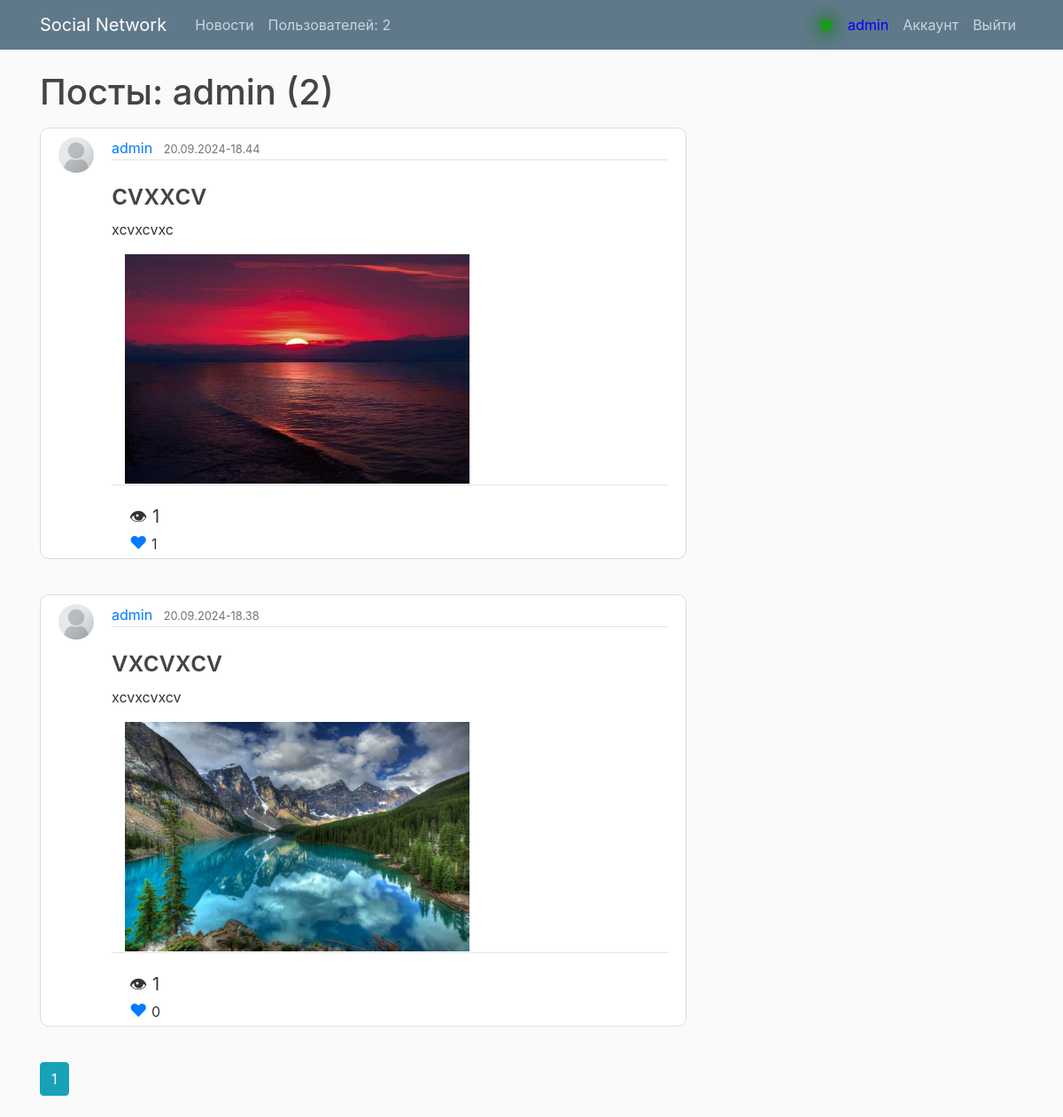
The app's page /user/admin (signed in) with its own data.
### flaskblog/models.py (models this page shows, shortened)
class User(db.Model, UserMixin):
    id = db.Column(db.Integer, primary_key=True)
    username = db.Column(db.String(20), unique=True, nullable=False)
    email = db.Column(db.String(120), unique=True, nullable=False)
    image_file = db.Column(db.String(20), nullable=False, default='default.jpg')
    password = db.Column(db.String(60), nullable=False)
    posts = db.relationship('Post', backref='author', lazy=True)
    last_seen = db.Column(db.DateTime)
    user_status = db.Column(db.String(40), nullable=True, default="Лучший пользователь проекта")
    liked = db.relationship(
        'PostLike',
        foreign_keys='PostLike.user_id',
        backref='user', lazy='dynamic')
    def has_liked_post(self, post):
        return PostLike.query.filter(
            PostLike.user_id == self.id,
            PostLike.post_id == post.id).count() > 0

class Post(db.Model):
    id = db.Column(db.Integer, primary_key=True)
    title = db.Column(db.String(100), nullable=False)
    content = db.Column(db.Text, nullable=False)
    post_image = db.Column(db.String(30), nullable=False, default='default.jpg')
    views = db.Column(db.Integer, default=0)
    likes = db.relationship('PostLike', backref='post', lazy='dynamic')
    user_id = db.Column(db.Integer, db.ForeignKey('user.id'), nullable=False)
    comments = db.relationship('Comment', backref='comment_post', lazy=True, cascade='all, delete-orphan')
    date_posted = db.Column(db.DateTime, nullable=False, default=datetime.now)

### flaskblog/routes.py (the view)
@app.route("/user/<string:username>")
def user_posts(username):
    page = request.args.get('page', 1, type=int)
    user_id = db.session.query(User).count()
    user = User.query.filter_by(username=username).first_or_404()
    posts = Post.query.filter_by(author=user)\
        .order_by(Post.date_posted.desc())\
        .paginate(page=page, per_page=5)
    return render_template('user_posts.html', posts=posts, user=user, user_id=user_id)

### flaskblog/models.py (called while the page is built)
@login_manager.user_loader
def load_user(user_id):
    return User.query.get(int(user_id))

### flaskblog/templates/user_posts.html
{% extends "layout.html" %}
{% block content %}
    <h1 class="mb-3">Посты: {{ user.username }} ({{ posts.total }})</h1>
    {% for post in posts.items %}
        <article class="media content-section">
          <img class="rounded-circle account-img" src="{{ url_for('static', filename='profile_pics/' + post.author.image_file) }}">
          <div class="media-body">
            <div class="article-metadata">
              <a class="mr-2" href="{{ url_for('user_posts', username=post.author.username) }}">{{ post.author.username }}</a>
              <small class="text-muted">{{ post.date_posted.strftime("%d.%m.%Y-%H.%M") }}</small>
            </div>
            <h2><a class="article-title" href="{{ url_for('post', post_id=post.id) }}">{{ post.title }}</a></h2>
            <p class="article-content">{{ post.content }}</p>
            <div class="article-metadata">
            <img class="img-fluid col-md-8" src="{{ url_for('static', filename='post_pics/' + post.post_image) }}">
          </div>
          <div class="post_stat_side">
            <div class="left_side_stat_post">&#128065; {{ post.views }}</div>
            {% if current_user.has_liked_post(post) %}
              <a href="{{ url_for('like_action', post_id=post.id, action='unlike') }}" class="right_side_stat_post">&#10084;</a>
              {% else %}
              <a href="{{ url_for('like_action', post_id=post.id, action='like')}}" class="right_side_stat_post">&#10084;</a>
              {% endif %}
              {{ post.likes.count() }}
          </div>
          </div>
        </article>
    {% endfor %}
    {% for page_num in posts.iter_pages(left_edge=1, right_edge=1, left_current=1, right_current=2) %}
      {% if page_num %}
        {% if posts.page == page_num %}
          <a class="btn btn-info mb-4" href="{{ url_for('user_posts', username=user.username, page=page_num) }}">{{ page_num }}</a>
        {% else %}
          <a class="btn btn-outline-info mb-4" href="{{ url_for('user_posts', username=user.username, page=page_num) }}">{{ page_num }}</a>
        {% endif %}
      {% else %}
        ...
      {% endif %}
    {% endfor %}
{% endblock content %}

### flaskblog/templates/layout.html (shortened to what this page needs)
<!DOCTYPE html>
<html>
<head>
    <link rel="stylesheet" href="https://maxcdn.bootstrapcdn.com/bootstrap/4.0.0/css/bootstrap.min.css">
    <link rel="stylesheet" type="text/css" href="{{ url_for('static', filename='main.css') }}">
</head>
<body>
    <header class="site-header">
      <nav class="navbar navbar-expand-md navbar-dark bg-steel fixed-top">
        <div class="container">
          <a class="navbar-brand mr-4" href="/">Social Network</a>
          <div class="collapse navbar-collapse" id="navbarToggle">
            <div class="navbar-nav mr-auto">
              <a class="nav-item nav-link" href="">Новости</a>
              <a href="{{ url_for('all_users') }}" class="nav-item nav-link">Пользователей: {{ user_id }}</a></div>
            <div class="navbar-nav">
              {% if current_user.is_authenticated %}
                <div class="online_status">
                <div class="online_user"></div>
                <div class="current_user nav-item nav-link" ><small>{{ current_user.username }}</small></div>
                </div>
                <a class="nav-item nav-link" href="{{ url_for('account') }}">Аккаунт</a>
                <a class="nav-item nav-link" href="{{ url_for('logout') }}">Выйти</a>
              {% else %}
                <a class="nav-item nav-link" href="{{ url_for('login') }}">Авторизация</a>
                <a class="nav-item nav-link" href="{{ url_for('register') }}">Регистрация</a>
              {% endif %}
            </div>
            </div>
          </div>
      </nav>
    </header>
    <main role="main" class="container">
      <div class="row">
        <div class="col-md-8">
          {% block content %}{% endblock %}
        </div>
        <div class="col-md-4">
        </div>
      </div>
    </main>
</body>
</html>

### flaskblog/static/main.css (style rules this page uses)
body { background: #fafafa; color: #333333; margin-top: 5rem; }
h1, h2, h3, h4, h5, h6 { color: #444444; }
.bg-steel { background-color: #5f788a; }
.site-header .navbar-nav .nav-link { color: #cbd5db; }
.content-section { background: #ffffff; padding: 10px 20px 2px; border: 1px solid #dddddd; border-radius: 10px; margin-bottom: 40px; }
.article-title { color: #444444; }
.article-content { white-space: pre-line; }
.article-metadata { padding-bottom: 1px; margin-bottom: 20px; border-bottom: 1px solid #e3e3e3 }
.account-img { height: 40px; width: 40px; margin-right: 20px; margin-bottom: 16px; }
.left_side_stat_post { margin-left:20px; font-size: 20px; }
.right_side_stat_post { margin-left:20px; font-size: 20px; text-decoration: none; cursor: pointer; }
.online_status { height: 30px; display: flex; align-items: center; margin-top: 5px; }
.online_user { width: 13px; height: 13px; background-color: rgb(24, 156, 24); border-radius: 200px; text-align: right; box-shadow: 0px 0px 20px 3px green; }
.current_user { text-align: right; color: blue; margin-left: 10px; align-self: center; }
.current_user small { font-style: cursive; color: blue; font-size: 16px; }

### records on screen
User: username "admin"
Post: image_file (placeholder picture), author.username "admin", date_posted "20.09.2024-18.44", title "cvxxcv", content "xcvxcvxc", post_image (picture), views "1", likes.count "1"
Post: image_file (placeholder picture), author.username "admin", date_posted "20.09.2024-18.38", title "vxcvxcv", content "xcvxcvxcv", post_image (picture), views "1", likes.count "0"

### other values on screen
{{ user_id }} "2"
{{ posts.total }} "2"
{{ page_num }} "1"
